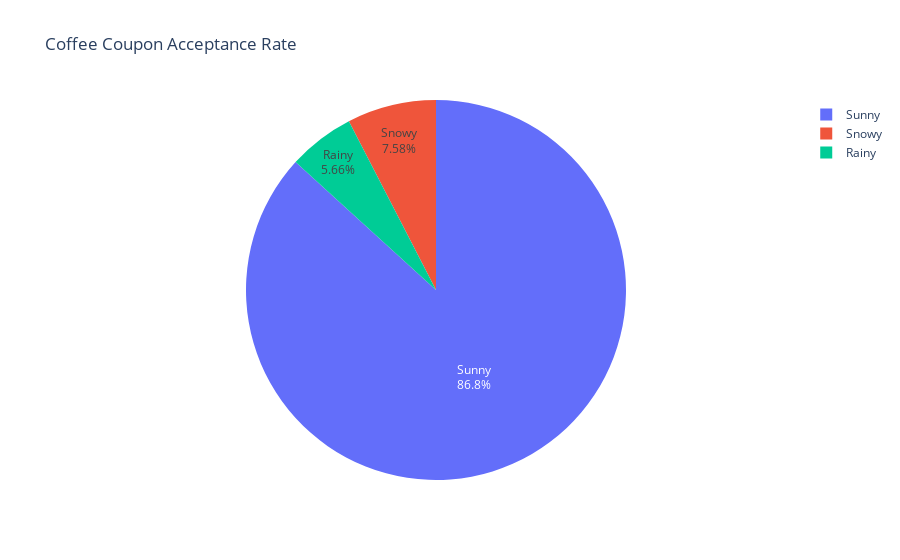

The cell this chart's notebook holds for it:
### Markdown cell above
Gender doesnt matter much in terms of coffee coupon acceptance.
Drivers with age around 21 tend to intake more coffee than their elderly counterpart.

### Code cell
#Coffee baed on weather
fig = px.pie(ch_df, names='weather', title = 'Coffee Coupon Acceptance Rate')
fig.update_traces(textposition='inside', textinfo='percent+label')

### Figure 1 — Plotly figure (JSON) as saved in the notebook; plotly's stock layout.template omitted (floating-point values rounded to 4 significant figures; data arrays with more than 128 entries replaced by an {"elided": "..."} marker saying what was removed)
{"data": [{"domain": {"x": [0, 1], "y": [0, 1]}, "hovertemplate": "weather=%{label}<extra></extra>", "labels": {"elided": "3996 str values"}, "legendgroup": "", "name": "", "showlegend": true, "textinfo": "percent+label", "textposition": "inside", "type": "pie"}], "layout": {"legend": {"tracegroupgap": 0}, "title": {"text": "Coffee Coupon Acceptance Rate"}}}
